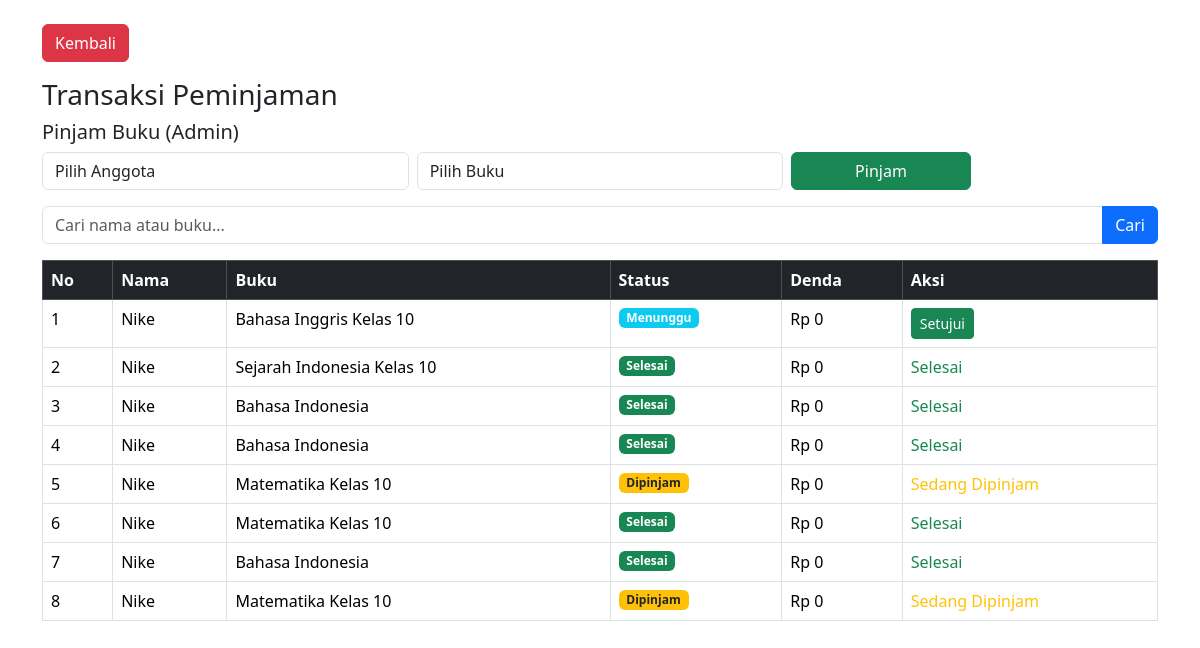
The page /admin/transaksi.php on the database its author committed.
### tables this page shows
CREATE TABLE `peminjaman` (
  `id` int(11) NOT NULL,
  `user_id` int(11) DEFAULT NULL,
  `buku_id` int(11) DEFAULT NULL,
  `tanggal_pinjam` date DEFAULT NULL,
  `tanggal_kembali` date DEFAULT NULL,
  `status` enum('dipinjam','menunggu','dikembalikan') DEFAULT NULL,
  `denda` int(11) DEFAULT 0
);

CREATE TABLE `users` (
  `id` int(11) NOT NULL,
  `nama` varchar(100) DEFAULT NULL,
  `username` varchar(50) DEFAULT NULL,
  `password` varchar(255) DEFAULT NULL,
  `role` enum('admin','user') DEFAULT NULL
);

CREATE TABLE `buku` (
  `id` int(11) NOT NULL,
  `judul` varchar(100) DEFAULT NULL,
  `penulis` varchar(100) DEFAULT NULL,
  `penerbit` varchar(100) DEFAULT NULL,
  `tahun` int(11) DEFAULT NULL,
  `stok` int(11) DEFAULT NULL,
  `cover` varchar(255) DEFAULT NULL
);

### admin/transaksi.php (the view, shortened to what this page needs)
<?php
include "../config/koneksi.php";
$q = mysqli_query($conn,"SELECT * FROM peminjaman WHERE status='dipinjam'");
while($p = mysqli_fetch_assoc($q)){
    $hari_pinjam = strtotime($p['tanggal_pinjam']);
    $hari_sekarang = strtotime(date("Y-m-d"));
    $selisih = floor(($hari_sekarang - $hari_pinjam) / 86400);
    $terlambat = max($selisih - 7, 0);
    $denda = $terlambat * 1000;
    mysqli_query($conn,"
        UPDATE peminjaman
        SET denda='$denda'
        WHERE id='".$p['id']."'
    ");
}
$keyword = $_GET['keyword'] ?? '';
if($keyword != ''){
    $data = mysqli_query($conn,"
        SELECT p.*, u.nama, b.judul
        FROM peminjaman p
        JOIN users u ON p.user_id=u.id
        JOIN buku b ON p.buku_id=b.id
        WHERE u.nama LIKE '%$keyword%'
        OR b.judul LIKE '%$keyword%'
        ORDER BY p.id DESC
    ");
} else {
    $data = mysqli_query($conn,"
        SELECT p.*, u.nama, b.judul
        FROM peminjaman p
        JOIN users u ON p.user_id=u.id
        JOIN buku b ON p.buku_id=b.id
        ORDER BY p.id DESC
    ");
}
?>
<link href="../assets/css/bootstrap.min.css" rel="stylesheet">
<div class="container mt-4">
<a href="dashboard.php" class="btn btn-danger mb-3">Kembali</a>
<h3>Transaksi Peminjaman</h3>
<h5>Pinjam Buku (Admin)</h5>
<form method="POST" class="row g-2 mb-3">
<div class="col-md-4">
<select name="user_id" class="form-control" required>
<option value="">Pilih Anggota</option>
</select>
</div>
<div class="col-md-4">
<select name="buku_id" class="form-control" required>
<option value="">Pilih Buku</option>
</select>
</div>
<div class="col-md-2">
<button class="btn btn-success w-100" name="pinjam_admin">Pinjam</button>
</div>
</form>
<form method="GET" class="mb-3">
<div class="input-group">
<input type="text" name="keyword" class="form-control"
placeholder="Cari nama atau buku..."
value="<?= $keyword ?>">
<button class="btn btn-primary">Cari</button>
</div>
</form>
<table class="table table-bordered table-hover">
<tr class="table-dark">
<th>No</th>
<th>Nama</th>
<th>Buku</th>
<th>Status</th>
<th>Denda</th>
<th>Aksi</th>
</tr>
<?php if(mysqli_num_rows($data) > 0){ ?>
<?php $no = 1; ?>
<?php while($r=mysqli_fetch_assoc($data)){ ?>
<tr>
<td><?= $no++ ?></td>
<td><?= $r['nama'] ?></td>
<td><?= $r['judul'] ?></td>
<td>
<?php if($r['status']=='dipinjam'){ ?>
<span class="badge bg-warning text-dark">Dipinjam</span>
<?php }elseif($r['status']=='menunggu'){ ?>
<span class="badge bg-info">Menunggu</span>
<?php }else{ ?>
<span class="badge bg-success">Selesai</span>
<?php } ?>
</td>
<td>
Rp <?= number_format($r['denda'],0,',','.') ?>
</td>
<td>
<?php if($r['status']=='menunggu'){ ?>
<a href="?setuju=<?= $r['id'] ?>" class="btn btn-success btn-sm">Setujui</a>
<?php }elseif($r['status']=='dipinjam'){ ?>
<span class="text-warning">Sedang Dipinjam</span>
<?php }else{ ?>
<span class="text-success">Selesai</span>
<?php } ?>
</td>
</tr>
<?php } ?>
<?php } else { ?>
<tr>
<td colspan="6" class="text-center text-danger">Data tidak ditemukan</td>
</tr>
<?php } ?>
</table>
</div>

### rows shown on the page
peminjaman: user.nama "Nike", buku.judul "Bahasa Inggris Kelas 10", status "Menunggu", denda "0"
peminjaman: user.nama "Nike", buku.judul "Sejarah Indonesia Kelas 10", status "Selesai", denda "0"
peminjaman: user.nama "Nike", buku.judul "Bahasa Indonesia", status "Selesai", denda "0"
peminjaman: user.nama "Nike", buku.judul "Bahasa Indonesia", status "Selesai", denda "0"
peminjaman: user.nama "Nike", buku.judul "Matematika Kelas 10", status "Dipinjam", denda "0"
peminjaman: user.nama "Nike", buku.judul "Matematika Kelas 10", status "Selesai", denda "0"
peminjaman: user.nama "Nike", buku.judul "Bahasa Indonesia", status "Selesai", denda "0"
peminjaman: user.nama "Nike", buku.judul "Matematika Kelas 10", status "Dipinjam", denda "0"
